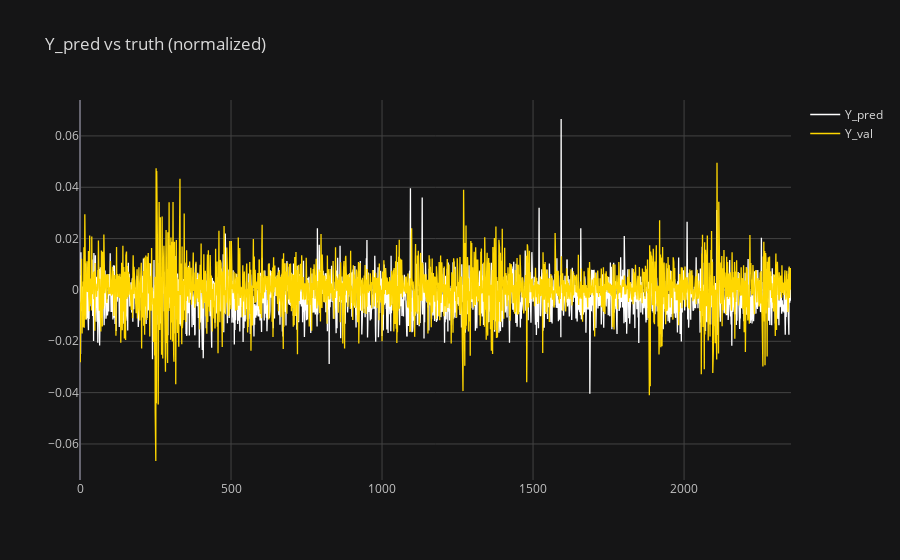
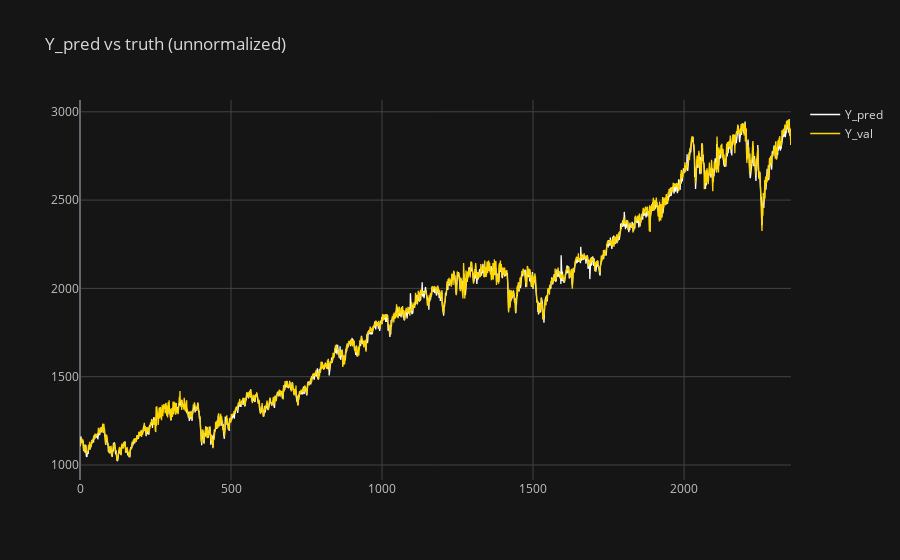

Write notebook code for charts like these, in order.
### Markdown cell above
<h2>Comparaison entre les prédictions du réseau et les valeurs réelles </h2>
Dans la partie qui suit, nous avons affiché les courbes qui représentent d'une part les valeurs réelles(en jaune), de l'autre les valeurs prédites (en blanc). On utilise uniquement la valeur prédite directement après les 150 valeurs d'entrée pour construire la courbe de prédiction et on fait ceci tout au long de la période.

### Code cell
with torch.no_grad() :
        X_val, Y_val = dataset_val.get_input_output()
        X_val = torch.unsqueeze(torch.tensor(X_val),1).float().to(device)
        
        Y_pred = model.forward(X_val)[:,0].cpu()
        Y_val = Y_val[:,0]


#plt.plot(Y_pred)
#plt.plot(Y_val)
#plt.show()

epoch = config["learning"]["max_epoch"]

x_tab = np.arange(len(Y_pred))


df1 = pd.DataFrame({
    "epochs": x_tab,
    "Y_pred": Y_pred, # Remove the first value because outlier
    "Y_val" : Y_val
    })

Y_val = (Y_val + 1)*np.squeeze(dataset_val.norm_val)[:len(Y_val)]
norm_val = torch.squeeze(torch.tensor(dataset_val.norm_val))[:len(Y_val)]
Y_pred = (Y_pred + 1)*norm_val

df2 = pd.DataFrame({
    "epochs": x_tab,
    "Y_pred": Y_pred, # Remove the first value because outlier
    "Y_val" : Y_val
    })

configure_plotly_browser_state()
df1.iplot(kind='line', x='epochs', y=['Y_pred', 'Y_val'], color=['white','gold'], 
         theme='solar', mode='lines', title='Y_pred vs truth (normalized)')

df2.iplot(kind='line', x='epochs', y=['Y_pred', 'Y_val'], color=['white','gold'], 
         theme='solar', mode='lines', title='Y_pred vs truth (unnormalized)')
plt.show()

### Figure 1 — Plotly figure (JSON) as saved in the notebook; plotly's stock layout.template omitted (floating-point values rounded to 4 significant figures; data arrays with more than 128 entries replaced by an {"elided": "..."} marker saying what was removed)
{"data": [{"line": {"color": "rgba(255, 255, 255, 1.0)", "dash": "solid", "shape": "linear", "width": 1.3}, "mode": "lines", "name": "Y_pred", "text": "", "x": {"elided": "2355 int values"}, "y": {"elided": "2355 float values"}, "type": "scatter"}, {"line": {"color": "rgba(255, 215, 0, 1.0)", "dash": "solid", "shape": "linear", "width": 1.3}, "mode": "lines", "name": "Y_val", "text": "", "x": {"elided": "2355 int values"}, "y": {"elided": "2355 float values"}, "type": "scatter"}], "layout": {"legend": {"bgcolor": "#151516", "font": {"color": "#D9D9D9"}}, "paper_bgcolor": "#151516", "plot_bgcolor": "#151516", "title": {"font": {"color": "#D9D9D9"}, "text": "Y_pred vs truth (normalized)"}, "xaxis": {"gridcolor": "#434343", "showgrid": true, "tickfont": {"color": "#C2C2C2"}, "title": {"font": {"color": "#D9D9D9"}, "text": ""}, "zerolinecolor": "#666570"}, "yaxis": {"gridcolor": "#434343", "showgrid": true, "tickfont": {"color": "#C2C2C2"}, "title": {"font": {"color": "#D9D9D9"}, "text": ""}, "zerolinecolor": "#666570"}}}

### Figure 2 — Plotly figure (JSON) as saved in the notebook; plotly's stock layout.template omitted (floating-point values rounded to 4 significant figures; data arrays with more than 128 entries replaced by an {"elided": "..."} marker saying what was removed)
{"data": [{"line": {"color": "rgba(255, 255, 255, 1.0)", "dash": "solid", "shape": "linear", "width": 1.3}, "mode": "lines", "name": "Y_pred", "text": "", "x": {"elided": "2355 int values"}, "y": {"elided": "2355 float values"}, "type": "scatter"}, {"line": {"color": "rgba(255, 215, 0, 1.0)", "dash": "solid", "shape": "linear", "width": 1.3}, "mode": "lines", "name": "Y_val", "text": "", "x": {"elided": "2355 int values"}, "y": {"elided": "2355 float values"}, "type": "scatter"}], "layout": {"legend": {"bgcolor": "#151516", "font": {"color": "#D9D9D9"}}, "paper_bgcolor": "#151516", "plot_bgcolor": "#151516", "title": {"font": {"color": "#D9D9D9"}, "text": "Y_pred vs truth (unnormalized)"}, "xaxis": {"gridcolor": "#434343", "showgrid": true, "tickfont": {"color": "#C2C2C2"}, "title": {"font": {"color": "#D9D9D9"}, "text": ""}, "zerolinecolor": "#666570"}, "yaxis": {"gridcolor": "#434343", "showgrid": true, "tickfont": {"color": "#C2C2C2"}, "title": {"font": {"color": "#D9D9D9"}, "text": ""}, "zerolinecolor": "#666570"}}}
